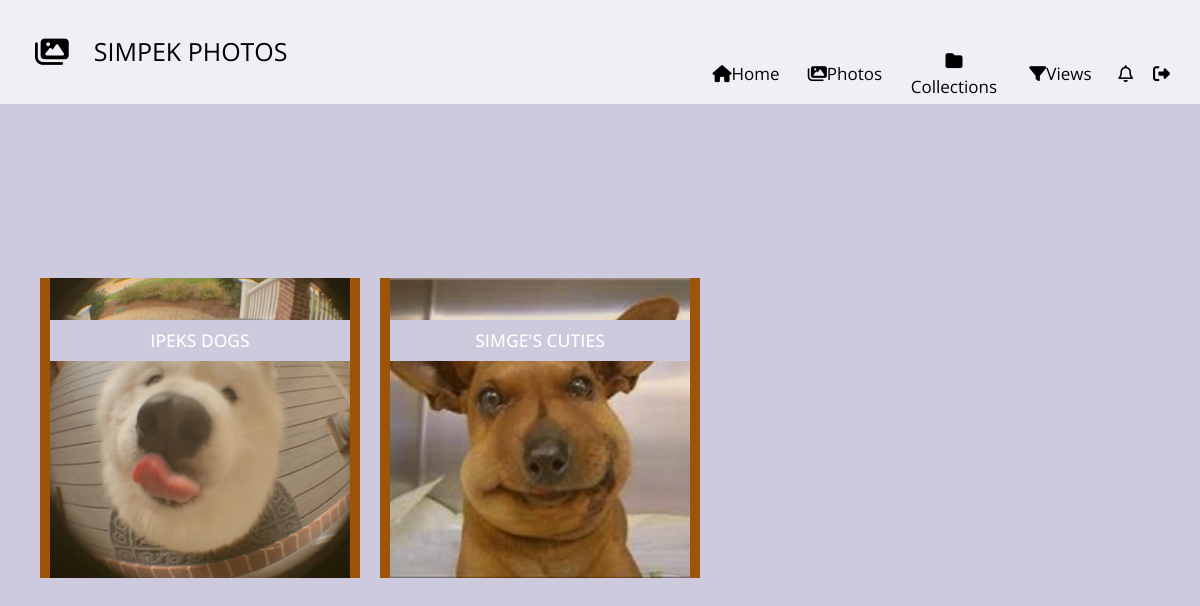
/shared-photo-library/views (signed in), run on an earlier commit of the app's database.
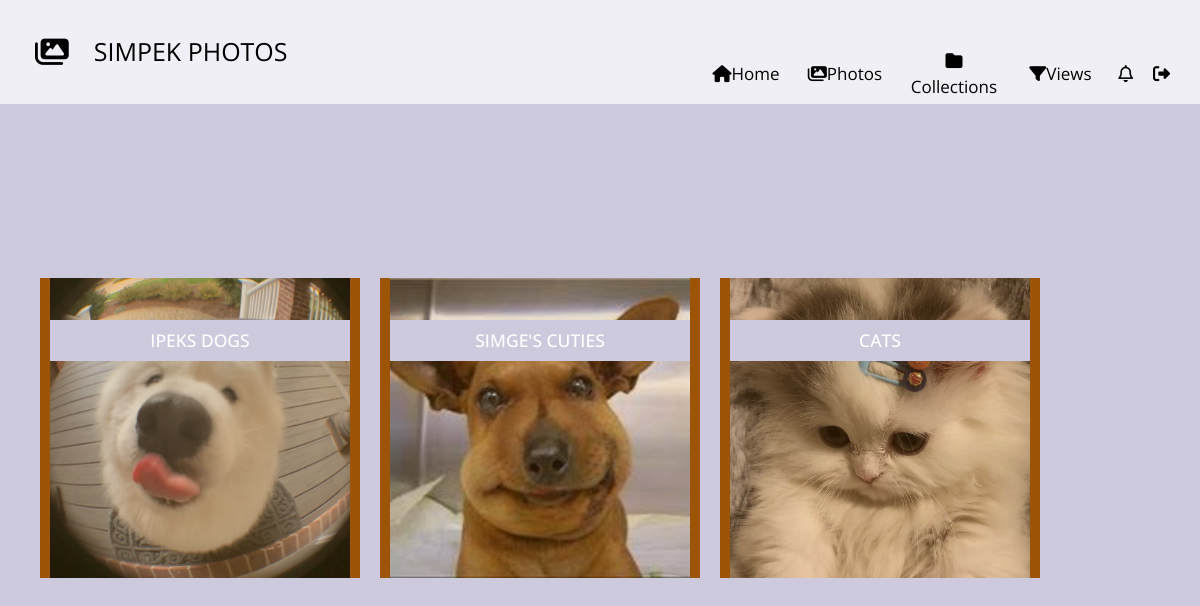
And on a later commit of the database.
### shared_photo_library/models.py (models this page shows, shortened)
class FilterView(models.Model):
    owner = models.ForeignKey(User, on_delete=models.CASCADE, related_name='view_owner')
    collection = models.ForeignKey(Collection, on_delete=models.CASCADE, related_name='attached_to')
    view_name = models.CharField(max_length=100)
    shared_users = models.ManyToManyField(User, related_name='shared_views')
    tags = models.CharField(max_length=100, null=True)
    conjunctive = models.BooleanField(default=False)
    login_required = models.BooleanField(default=True)
    location_rect = models.CharField(max_length=100, null=True)
    start_time = models.DateTimeField(null=True)
    end_time = models.DateTimeField(null=True)
    created_date = models.DateTimeField(default=timezone.now)
    photos = models.ManyToManyField(Photo, related_name='view_photos')
    cover = models.ImageField(default='empty_col.jpg')

### shared_photo_library/views.py (the view, shortened to what this page needs)
# urls.py: path('views', Filter.as_view(), name="views"),
class Filter(LoginRequiredMixin, View):
    def get(self, request):
        logged_in_user = request.user
        users_views = list(FilterView.objects.filter(owner=logged_in_user).annotate(photo_number=Count('photos')))
        shared_views = list(FilterView.objects.filter(shared_users=logged_in_user).annotate(photo_number=Count('photos')))
        views = users_views + shared_views
        return render(request, 'shared_photo_library/views.html',
                      {'user': logged_in_user, 'users_views': users_views, 'shared_views': shared_views,
                       'views': views})

### shared_photo_library/templates/shared_photo_library/views.html (shortened to what this page needs)
{% extends 'index.html' %}
{% load static %}
{% load crispy_forms_tags %}
{% block head %}
    <link rel="stylesheet" href="{% static 'css/my_profile.css' %}?v1.2">
{% endblock %}
{% block content %}
    <li class="selected">
        <div class="cd-full-width">
            <div class="container-fluid js-tm-page-content" data-page-no="5" >
                <br><br><br>
                <div class="container">
                    <div id="views" class="row">
                            {% for view in views %}
                                <div id="view-{{ view.id }}" class="grid-item">
                                    <figure class="effect-bubba">
                                        <img class="img-fluid tm-img cover" src="{{ view.cover.url }}" alt="Image"  style="height:300px; width:300px;">
                                        <figcaption>
                                        <h3 style="background-color: #cdcadd; width: 300px; padding-bottom: 10px; padding-top: 10px" class="tm-figure-title" ><span>{{ view.view_name }}</span></h3>
                                    </figcaption>
                                    </figure>
                                </div>
                            {%endfor  %}
                        </div>
                </div>
            </div>
        </div>
    </li>
{% endblock %}

What changed in the data, as far as the page shows it:
added FilterView: cover (picture), view_name "CATS"
